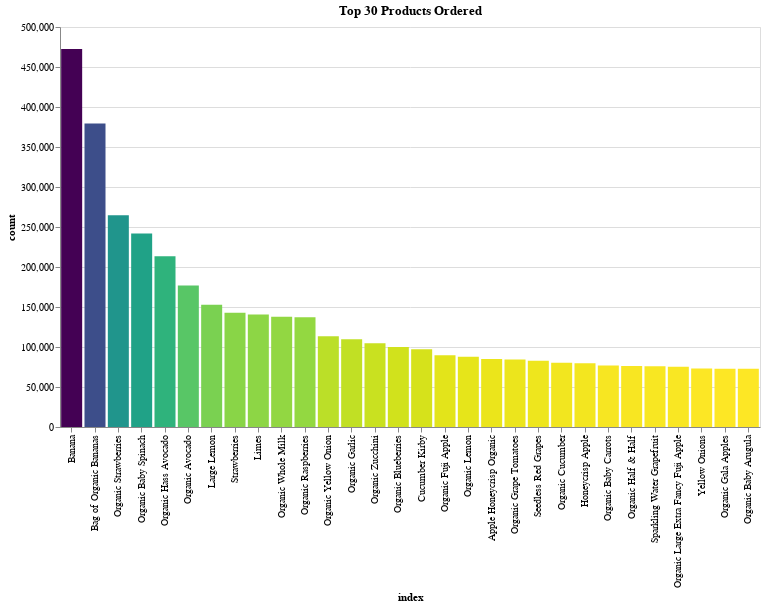

The notebook cell this image was saved under:
### Code cell
chart_title = "Top 30 Products Ordered"
x_label = "index:O"
y_label = 'count:Q'
pct_of_baskets = 'Pct_of_Baskets:Q'
product_num = 'product_num:O'



alt.Chart(top_prods).mark_bar().encode(
    alt.X(x_label, bin=False, sort=top_prods_order_list),
    alt.Y(y_label),
#     alt.ColorValue('darkorange'),
#     color = alt.Color('order_hour_of_day', alt.ColorValue("blue")),
#     color='orange',
    color = alt.Color(y_label, legend=None, sort="descending", scale=alt.Scale(scheme='viridis')),
    tooltip=[alt.Tooltip(x_label, title="Days since Prior Order"), alt.Tooltip(y_label), alt.Tooltip(pct_of_baskets), alt.Tooltip(product_num)]
    ).properties(title=chart_title, width=700, height=400)

### Figure 1 — Vega-Lite specification as saved in the notebook (floating-point values rounded to 4 significant figures)
{"$schema": "https://vega.github.io/schema/vega-lite/v2.6.0.json", "config": {"background": "white", "view": {"height": 300, "width": 400}}, "data": {"name": "data-3a0821f4cb5de9e9e16552b2c8814d1b"}, "datasets": {"data-3a0821f4cb5de9e9e16552b2c8814d1b": [{"Pct_of_Baskets": 13.81, "count": 472565, "index": "Banana", "product_num": 24852}, {"Pct_of_Baskets": 11.09, "count": 379450, "index": "Bag of Organic Bananas", "product_num": 13176}, {"Pct_of_Baskets": 7.737, "count": 264683, "index": "Organic Strawberries", "product_num": 21137}, {"Pct_of_Baskets": 7.071, "count": 241921, "index": "Organic Baby Spinach", "product_num": 21903}, {"Pct_of_Baskets": 6.243, "count": 213584, "index": "Organic Hass Avocado", "product_num": 47209}, {"Pct_of_Baskets": 5.168, "count": 176815, "index": "Organic Avocado", "product_num": 47766}, {"Pct_of_Baskets": 4.462, "count": 152657, "index": "Large Lemon", "product_num": 47626}, {"Pct_of_Baskets": 4.179, "count": 142951, "index": "Strawberries", "product_num": 16797}, {"Pct_of_Baskets": 4.111, "count": 140627, "index": "Limes", "product_num": 26209}, {"Pct_of_Baskets": 4.031, "count": 137905, "index": "Organic Whole Milk", "product_num": 27845}, {"Pct_of_Baskets": 4.006, "count": 137057, "index": "Organic Raspberries", "product_num": 27966}, {"Pct_of_Baskets": 3.315, "count": 113426, "index": "Organic Yellow Onion", "product_num": 22935}, {"Pct_of_Baskets": 3.209, "count": 109778, "index": "Organic Garlic", "product_num": 24964}, {"Pct_of_Baskets": 3.064, "count": 104823, "index": "Organic Zucchini", "product_num": 45007}, {"Pct_of_Baskets": 2.925, "count": 100060, "index": "Organic Blueberries", "product_num": 39275}, {"Pct_of_Baskets": 2.845, "count": 97315, "index": "Cucumber Kirby", "product_num": 49683}, {"Pct_of_Baskets": 2.62, "count": 89632, "index": "Organic Fuji Apple", "product_num": 28204}, {"Pct_of_Baskets": 2.565, "count": 87746, "index": "Organic Lemon", "product_num": 5876}, {"Pct_of_Baskets": 2.485, "count": 85020, "index": "Apple Honeycrisp Organic", "product_num": 8277}, {"Pct_of_Baskets": 2.463, "count": 84255, "index": "Organic Grape Tomatoes", "product_num": 40706}, {"Pct_of_Baskets": 2.417, "count": 82689, "index": "Seedless Red Grapes", "product_num": 4920}, {"Pct_of_Baskets": 2.35, "count": 80392, "index": "Organic Cucumber", "product_num": 30391}, {"Pct_of_Baskets": 2.332, "count": 79769, "index": "Honeycrisp Apple", "product_num": 45066}, {"Pct_of_Baskets": 2.248, "count": 76896, "index": "Organic Baby Carrots", "product_num": 42265}, {"Pct_of_Baskets": 2.232, "count": 76360, "index": "Organic Half & Half", "product_num": 49235}, {"Pct_of_Baskets": 2.218, "count": 75886, "index": "Sparkling Water Grapefruit", "product_num": 44632}, {"Pct_of_Baskets": 2.197, "count": 75165, "index": "Organic Large Extra Fancy Fuji Apple", "product_num": 19057}, {"Pct_of_Baskets": 2.139, "count": 73167, "index": "Yellow Onions", "product_num": 4605}, {"Pct_of_Baskets": 2.129, "count": 72846, "index": "Organic Gala Apples", "product_num": 37646}, {"Pct_of_Baskets": 2.129, "count": 72829, "index": "Organic Baby Arugula", "product_num": 21616}]}, "encoding": {"color": {"field": "count", "legend": null, "scale": {"scheme": "viridis"}, "sort": "descending", "type": "quantitative"}, "tooltip": [{"field": "index", "title": "Days since Prior Order", "type": "ordinal"}, {"field": "count", "type": "quantitative"}, {"field": "Pct_of_Baskets", "type": "quantitative"}, {"field": "product_num", "type": "ordinal"}], "x": {"bin": false, "field": "index", "sort": ["Banana", "Bag of Organic Bananas", "Organic Strawberries", "Organic Baby Spinach", "Organic Hass Avocado", "Organic Avocado", "Large Lemon", "Strawberries", "Limes", "Organic Whole Milk", "Organic Raspberries", "Organic Yellow Onion", "Organic Garlic", "Organic Zucchini", "Organic Blueberries", "Cucumber Kirby", "Organic Fuji Apple", "Organic Lemon", "Apple Honeycrisp Organic", "Organic Grape Tomatoes", "Seedless Red Grapes", "Organic Cucumber", "Honeycrisp Apple", "Organic Baby Carrots", "Organic Half & Half", "Sparkling Water Grapefruit", "Organic Large Extra Fancy Fuji Apple", "Yellow Onions", "Organic Gala Apples", "Organic Baby Arugula"], "type": "ordinal"}, "y": {"field": "count", "type": "quantitative"}}, "height": 400, "mark": "bar", "title": "Top 30 Products Ordered", "width": 700}
